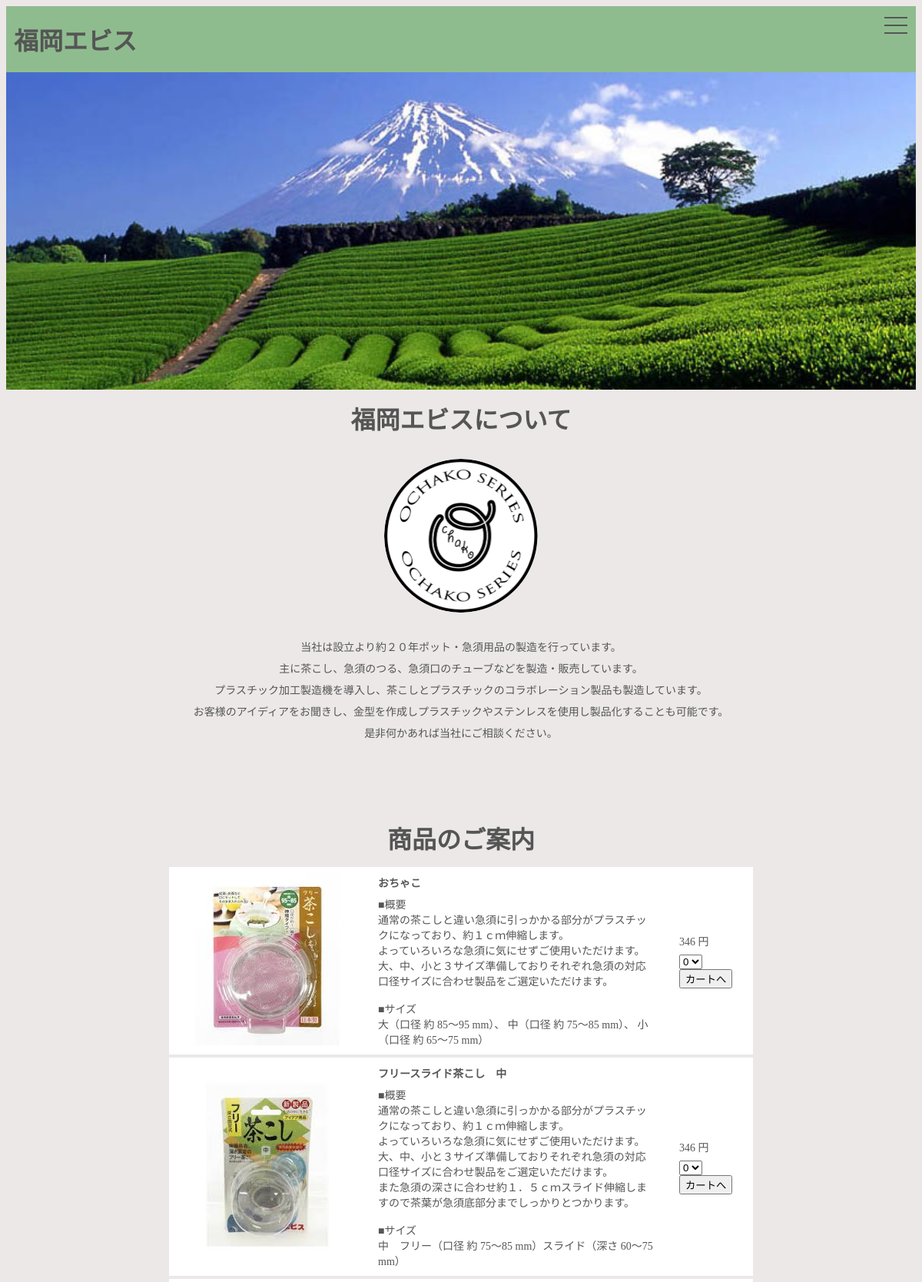
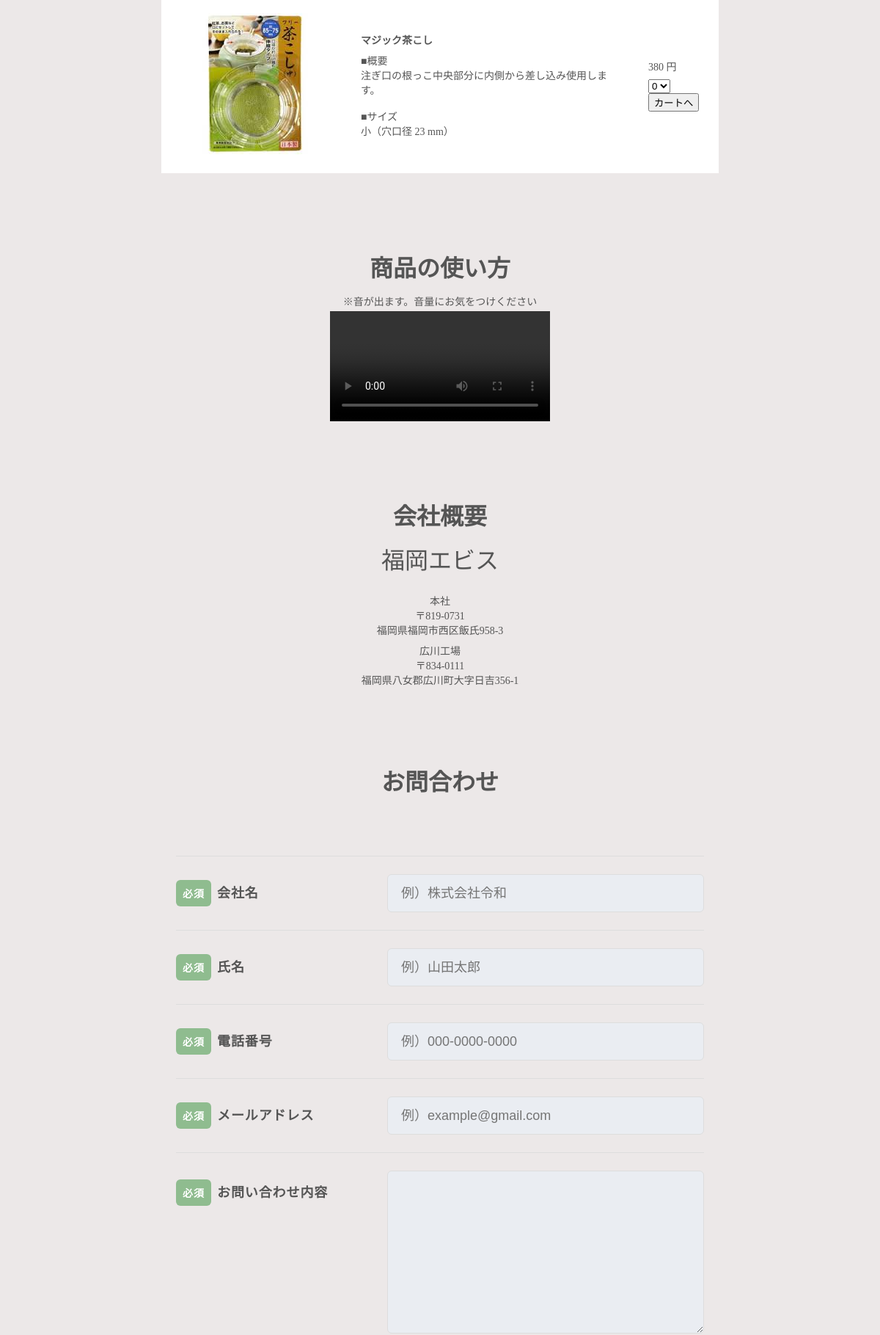
The page / (upper part) on the database its author committed (2 pictures, top to bottom).
### tables this page shows
CREATE TABLE `goods` (
  `code` bigint(20) UNSIGNED NOT NULL,
  `name` text NOT NULL,
  `price` int(11) NOT NULL,
  `comment` text NOT NULL
);

### index.php (called while the page is built)
<?php
require 'common.php';
$pdo = connect();
$st = $pdo->query("SELECT * FROM goods");
$goods = $st->fetchAll();
require 't_index.php';

### t_index.php (the view, shortened to what this page needs)
<!DOCTYPE html>
<html>
<head>
    <link rel="stylesheet" href="shop.css">
    <link rel="stylesheet" href="main.css">
    <link rel="stylesheet" href="main_sec.css">
</head>
<body>
    <header>
        <div class="inner">
            <h1 class="logo"> 福岡エビス</h1>
        </div>
    </header>
    <div class="hamburger">
        <span></span>
        <span></span>
        <span></span>
    </div>
    <div class="top">
        <img class="topimage" src="shizuoka.jpg" alt="">
    </div>
</body>
</html>
<h1 id="company">福岡エビスについて</h1>
<img src="logo.jpg" id="logo" alt="">
<div class="consept">
    <p>当社は設立より約２０年ポット・急須用品の製造を行っています。</p>
    <p>主に茶こし、急須のつる、急須口のチューブなどを製造・販売しています。</p>
    <p>プラスチック加工製造機を導入し、茶こしとプラスチックのコラボレーション製品も製造しています。</p>
    <p>お客様のアイディアをお聞きし、金型を作成しプラスチックやステンレスを使用し製品化することも可能です。</p>
    <p>是非何かあれば当社にご相談ください。</p>
</div>
<h1 id="product">商品のご案内</h1>
<table>
    <?php foreach ($goods as $g) { ?>
        <tr>
            <td>
                <?php echo img_tag($g['code']) ?>
            </td>
            <td>
                <p class="goods"><?php echo $g['name'] ?></p>
                <p><?php echo nl2br($g['comment']) ?></p>
            </td>
            <td width="80">
                <p><?php echo $g['price'] ?> 円</p>
                <form action="cart.php" method="post">
                    <select name="num">
                        <?php
                        for ($i = 0; $i <= 9; $i++) {
                            echo "<option>$i</option>";
                        }
                        ?>
                    </select>
                    <input type="submit" name="submit" value="カートへ">
                </form>
            </td>
        </tr>
    <?php } ?>
</table>
<h1 id="howto">商品の使い方</h1>
<div class="row">
    <p class="txt-warning">※音が出ます。音量にお気をつけください</p>
    <video class="cm-movie" src="images/ochaco720p.m4v" preload="metadata" controls></video>
</div>
<div class="company_info">
    <h1 id="company_profile">会社概要</h1>
    <p class="companyname">福岡エビス</p> <br>
    <p>
        本社<br>
        〒819-0731<br>
        福岡県福岡市西区飯氏958-3
    </p>
    <p>
        広川工場<br>
        〒834-0111<br>
        福岡県八女郡広川町大字日吉356-1
    </p>
</div>
<h1 id="contact">お問合わせ</h1>
<div class="Form">
    <div class="Form-Item">
        <p class="Form-Item-Label">
            <span class="Form-Item-Label-Required">必須</span>会社名
        </p>
        <input type="text" class="Form-Item-Input" placeholder="例）株式会社令和">
    </div>
    <div class="Form-Item">
        <p class="Form-Item-Label"><span class="Form-Item-Label-Required">必須</span>氏名</p>
        <input type="text" class="Form-Item-Input" placeholder="例）山田太郎">
    </div>
    <div class="Form-Item">
        <p class="Form-Item-Label"><span class="Form-Item-Label-Required">必須</span>電話番号</p>
        <input type="text" class="Form-Item-Input" placeholder="例）000-0000-0000">
    </div>
    <div class="Form-Item">
        <p class="Form-Item-Label"><span class="Form-Item-Label-Required">必須</span>メールアドレス</p>
        <input type="email" class="Form-Item-Input" placeholder="例）example@gmail.com">
    </div>
    <div class="Form-Item">
        <p class="Form-Item-Label isMsg"><span class="Form-Item-Label-Required">必須</span>お問い合わせ内容</p>
        <textarea class="Form-Item-Textarea"></textarea>
    </div>
</div>
</body>
</html>

### common.php (shortened to what this page needs)
<?php
function img_tag($code)
{
    if (file_exists("images/$code.jpg")) $name = $code;
    else $name = 'noimage';
    return '<img src="images/' . $name . '.jpg" alt="">';
}

### shop.css (style rules this page uses)
header { background-color: #8fbc8f; width: 100%; padding: 10px 0; }
.inner { width: 100%; position: relative; margin: 0 auto; }
.logo { padding: 0 10px; text-align: left; }
body { background-color:rgb(236, 232, 232); font-size: 14px; color: #555; }
p,form { margin: 0; padding: 4px 0; }
h1 { margin: 10px 0; padding: 0; font-size: 32px; text-align: center; }
table { width: 760px; margin: 15px auto; padding: 0; background-color: #fff; border-collapse: collapse; }
th, td { margin: 0; padding: 6px 16px; border-bottom: 4px solid rgb(236, 232, 232);; }
.goods { font-weight: bold; }

### main.css (style rules this page uses)
.hamburger { display : block; position: fixed; z-index : 3; right : 13px; top : 12px; width : 42px; height: 42px; cursor: pointer; text-align: center; }
.hamburger span { display : block; position: absolute; width : 30px; height : 2px ; left : 6px; background : #555; -webkit-transition: 0.3s ease-in-out; -moz-transition : 0.3s ease-in-out; transition : 0.3s ease-in-out; }
.hamburger span:nth-child(1) { top: 10px; }
.hamburger span:nth-child(2) { top: 20px; }
.hamburger span:nth-child(3) { top: 30px; }
#logo { margin: 30px auto; background-size: 100%; width: 200px; height: 200px; border-radius: 150px; display: block; }
.consept { text-align: center; }
.row { text-align: center; }
#howto { margin-top: 100px; }
.companyname { font-size: 32px; }
.company_info { text-align: center; margin-top: 100px; }
.topimage { width: 100%; height: 100%; object-fit: cover; }

### main_sec.css (style rules this page uses)
#contact { margin-top: 100px; }
#product { margin-top: 100px; }
.Form { margin-top: 80px; margin-left: auto; margin-right: auto; max-width: 720px; }
.Form-Item { border-top: 1px solid #ddd; padding-top: 24px; padding-bottom: 24px; width: 100%; display: flex; align-items: center; }
.Form-Item:nth-child(5) { border-bottom: 1px solid #ddd; }
.Form-Item-Label { width: 100%; max-width: 248px; letter-spacing: 0.05em; font-weight: bold; font-size: 18px; }
.Form-Item-Label.isMsg { margin-top: 8px; margin-bottom: auto; }
.Form-Item-Label-Required { border-radius: 6px; margin-right: 8px; padding-top: 8px; padding-bottom: 8px; width: 48px; display: inline-block; text-align: center; background: #8fbc8f; color: #fff; font-size: 14px; }
.Form-Item-Input { border: 1px solid #ddd; border-radius: 6px; margin-left: 40px; padding-left: 1em; padding-right: 1em; height: 48px; flex: 1; width: 100%; max-width: 410px; background: #eaedf2; font-size: 18px; }
.Form-Item-Textarea { border: 1px solid #ddd; border-radius: 6px; margin-left: 40px; padding-left: 1em; padding-right: 1em; height: 216px; flex: 1; width: 100%; max-width: 410px; background: #eaedf2; font-size: 18px; }

### rows shown on the page
goods: shows a picture, name "おちゃこ", comment "■概要 通常の茶こしと違い急須に引っかかる部分がプラスチックになっており、約１ｃｍ伸縮します。 よっていろいろな急須に気にせずご使用いただけます。 大、中、小と３サイズ準備しておりそれぞれ急須の対応口径サイズに合わせ製品をご選定いただけます。 ■サイズ 大（口径 約 85～95 mm）、 中（口径 約 75～85 mm）、 小（口径 約 65～75 mm）", price "346"
goods: shows a picture, name "フリースライド茶こし 中", comment "■概要 通常の茶こしと違い急須に引っかかる部分がプラスチックになっており、約１ｃｍ伸縮します。 よっていろいろな急須に気にせずご使用いただけます。 大、中、小と３サイズ準備しておりそれぞれ急須の対応口径サイズに合わせ製品をご選定いただけます。 また急須の深さに合わせ約１．５ｃｍスライド伸縮しますので茶葉が急須底部分までしっかりとつかります。 ■サイズ 中 フリー（口径 約 75～85 mm）スライド（深さ 60～75 mm）", price "346"
goods: shows a picture, name "マジック茶こし", comment "■概要 注ぎ口の根っこ中央部分に内側から差し込み使用します。 ■サイズ 小（穴口径 23 mm）", price "380"

### other values the page prints
form field num "0"
